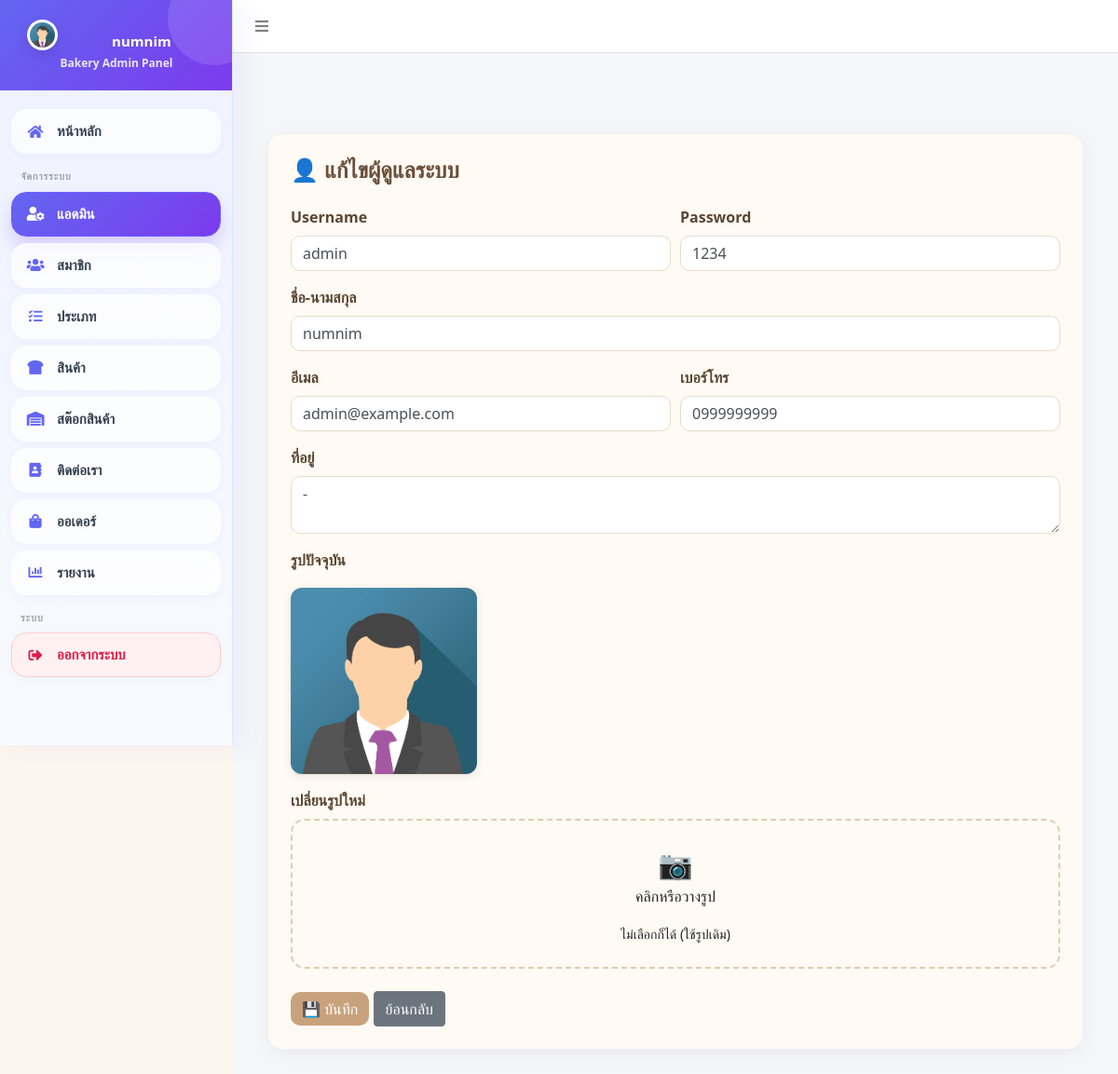
The page /admin/admin.php?act=edit&m_id=1 (signed in) on the database its author committed.
### tables this page shows
CREATE TABLE `tbl_member` (
  `m_id` int(11) NOT NULL,
  `m_username` varchar(100) NOT NULL,
  `m_password` varchar(255) NOT NULL,
  `m_name` varchar(150) DEFAULT NULL,
  `m_email` varchar(150) DEFAULT NULL,
  `m_tel` varchar(50) DEFAULT NULL,
  `m_address` text,
  `m_level` varchar(20) DEFAULT 'member',
  `m_img` varchar(255) DEFAULT NULL,
  `m_status` tinyint(1) DEFAULT '1'
);

### admin/admin_edit.php (the view, shortened to what this page needs)
<?php
include '../condb.php';
if (isset($_GET['m_id'])) {
    $stmt_m = $conn->prepare("SELECT * FROM tbl_member WHERE m_id=?");
    $stmt_m->execute([$_GET['m_id']]);
    $row_em = $stmt_m->fetch(PDO::FETCH_ASSOC);
}
?>
<!DOCTYPE html>
<html lang="th">
<head>
    <link rel="stylesheet" href="https://cdn.jsdelivr.net/npm/bootstrap@4.6.2/dist/css/bootstrap.min.css">
</head>
<body>
    <div class="container mt-5">
        <div class="card card-custom p-4">
            <h4 class="title mb-4">👤 แก้ไขผู้ดูแลระบบ</h4>
            <form action="admin_edit_db.php" method="post" enctype="multipart/form-data">
                <div class="form-row">
                    <div class="form-group col-md-6">
                        <label>Username</label>
                        <input type="text" name="m_username" value="<?= $row_em['m_username']; ?>" class="form-control">
                    </div>
                    <div class="form-group col-md-6">
                        <label>Password</label>
                        <input type="text" name="m_password" value="<?= $row_em['m_password']; ?>" class="form-control">
                    </div>
                </div>
                <div class="form-group">
                    <label>ชื่อ-นามสกุล</label>
                    <input type="text" name="m_name" value="<?= $row_em['m_name']; ?>" class="form-control">
                </div>
                <div class="form-row">
                    <div class="form-group col-md-6">
                        <label>อีเมล</label>
                        <input type="email" name="m_email" value="<?= $row_em['m_email']; ?>" class="form-control">
                    </div>
                    <div class="form-group col-md-6">
                        <label>เบอร์โทร</label>
                        <input type="text" name="m_tel" value="<?= $row_em['m_tel']; ?>" class="form-control">
                    </div>
                </div>
                <div class="form-group">
                    <label>ที่อยู่</label>
                    <textarea name="m_address" class="form-control"><?= $row_em['m_address']; ?></textarea>
                </div>
                <div class="form-group">
                    <label>รูปปัจจุบัน</label><br>
                    <img src="m_img/<?= $row_em['m_img']; ?>" class="preview-img">
                </div>
                <div class="form-group">
                    <label>เปลี่ยนรูปใหม่</label>
                    <div id="uploadBox" class="upload-box text-center p-4">
                        <div class="upload-icon">📷</div>
                        <p>คลิกหรือวางรูป</p>
                        <small>ไม่เลือกก็ได้ (ใช้รูปเดิม)</small>
                    </div>
                </div>
                <div class="mt-4">
                    <button type="submit" class="btn btn-primary">💾 บันทึก</button>
                    <a href="admin.php" class="btn btn-secondary">ย้อนกลับ</a>
                </div>
            </form>
        </div>
    </div>
</body>
</html>

### admin/menu.php (style rules this page uses)
body { margin: 0; font-family: 'Sarabun', sans-serif; }
.wrapper, .content, .container-fluid, .card, .hero-card, .filter-card, .table-card, .report-card, .main-card { position: relative; z-index: 1; }

### admin/admin_edit.php (style rules this page uses)
body { background: #fdf6ee; font-family: 'Segoe UI', sans-serif; }
.card-custom { background: #fffaf3; border: none; border-radius: 15px; box-shadow: 0 4px 20px rgba(0, 0, 0, 0.05); }
.title { color: #6b4f3b; font-weight: 600; }
label { color: #5a4634; font-weight: 500; }
.form-control { border-radius: 10px; border: 1px solid #e8dcd1; }
.btn-primary { background: #c8a27c; border: none; border-radius: 10px; }
.upload-box { border: 2px dashed #e0cbb5; border-radius: 15px; background: #fffaf3; cursor: pointer; transition: .3s; }
.upload-icon { font-size: 30px; }
.preview-img { width: 200px; height: 200px; object-fit: cover; border-radius: 12px; box-shadow: 0 2px 10px rgba(0, 0, 0, 0.1); margin-top: 10px; }

### rows shown on the page
tbl_member: m_username "admin", m_password "1234", m_name "numnim", m_email "admin@example.com", m_tel "0999999999", m_address "-", m_img (picture)

### other values the page prints
$_SESSION['m_name'] "numnim"
